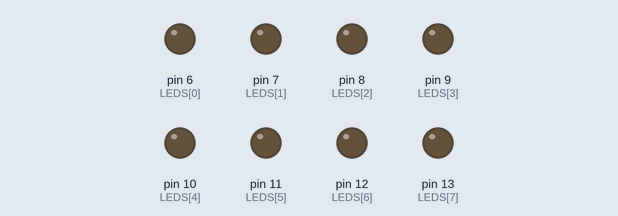
A sketch run on a simulated Arduino Uno, built with avr-gcc and run on an emulated ATmega328P. Parts: output pins drawn as LEDs (lit = HIGH).

Above: at 0.1 s.
At 4.9 s:
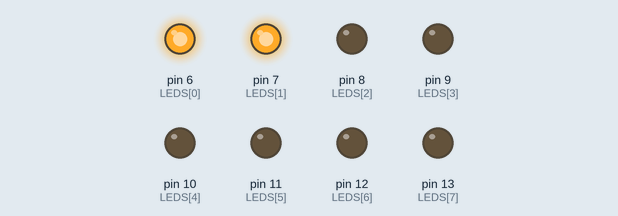
At 8.1 s:
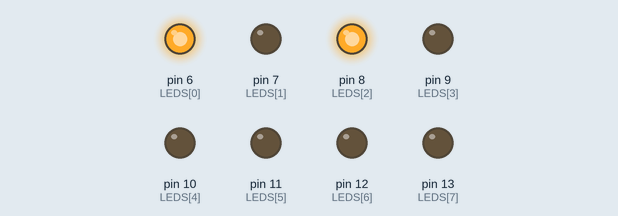
At 17.7 s:
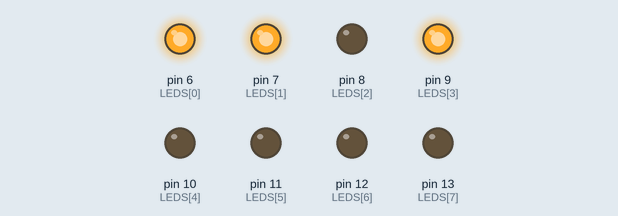
At 27.3 s:
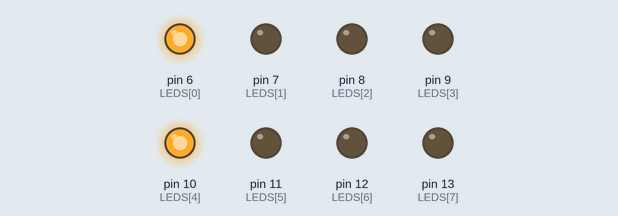
At 36.9 s:
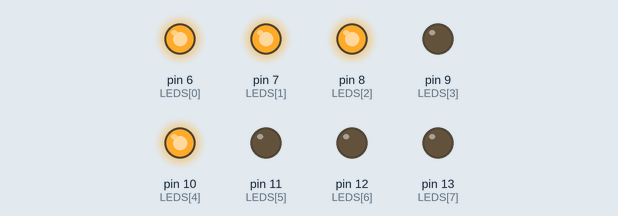
Timing chart, 0 to 40.0 s (numbered marks = the images above):
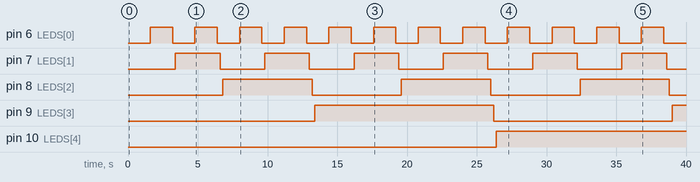

The sketch:

binaryAppend.ino
```cpp
/*This sketch outputs a decimal 8 bit integer in binary
//and each bit is displayed on an LED array.*/

uint8_t LEDS[] = {6,7,8,9,10,11,12,13};
uint8_t count = 0;

void setup() {
  for (int i = 0; i < 8; i++){
    pinMode(LEDS[i], OUTPUT);
  }
}
void loop() {
  decToBin(count);
  count++;//Increase count with each clock
}

//Decimal to Binary output
void decToBin(uint8_t i){
  for (int j = 0; j < 8; j++){
    //set each led in the array
    //to represent corresponding bits
    digitalWrite(LEDS[j], bitRead(i, j));
    //Just so I can see things happening
    delay(200);
  }
}
```

Measured:
- by itself, pin 6 (LEDS[0]): alternates HIGH for 1.6 s and LOW for 1.6 s
- by itself, pin 7 (LEDS[1]): alternates HIGH for 3.2 s and LOW for 3.2 s
- by itself, pin 8 (LEDS[2]): alternates HIGH for 6.4 s and LOW for 6.4 s
- by itself, pin 9 (LEDS[3]): LOW → HIGH at 13.4 s, → LOW 12.8 s later, → HIGH 12.8 s later
- by itself, pin 10 (LEDS[4]): LOW → HIGH at 26.4 s
